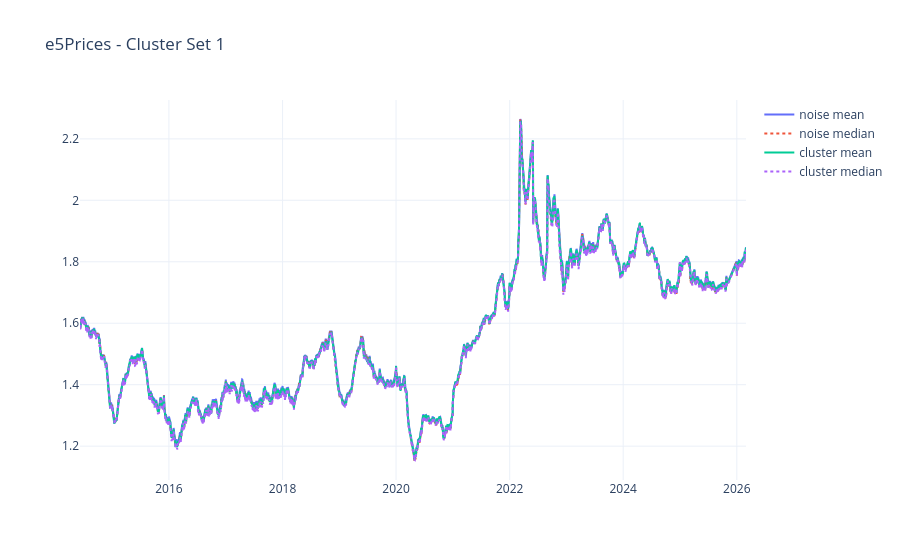
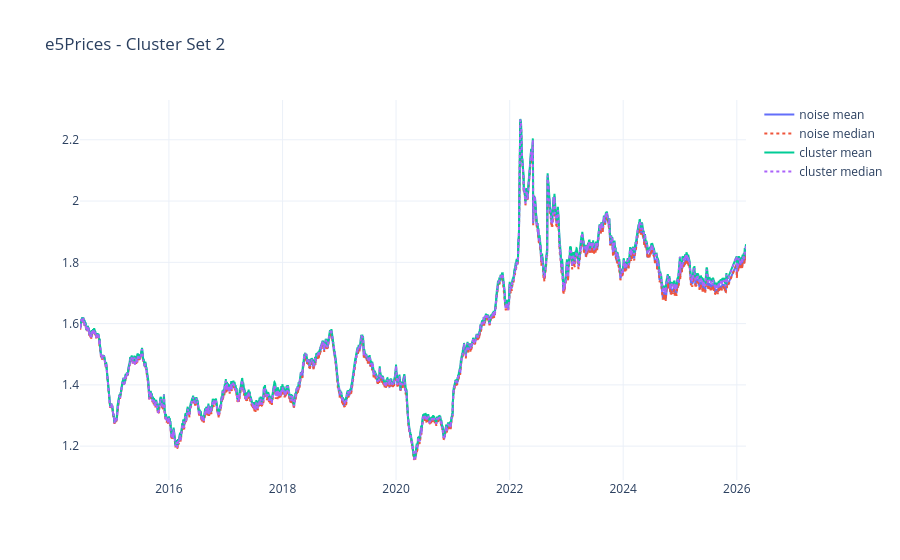

The notebook cell these images were saved under, in order:
### Code cell
parquet_dir = Path(OUTPUT_PRICES) / "station_daily_mean_and_median_by_month"
parquet_files = sorted(glob.glob(str(parquet_dir / "**" / "*.parquet"), recursive=True))


# Diesel, Cluster Set 1
fig_1 = plot_cluster_prices(
    parquet_files,
    OUTPUT_ROOT + f"\\stations_clusters_eps{eps1}_min_samples{min_samples1}.csv",
    fuel = FUEL_TYPE,
    title = FUEL_TYPE + "Prices - Cluster Set 1"
)
fig_1.show()

fig_2 = plot_cluster_prices(
    parquet_files,
    OUTPUT_ROOT + f"\\stations_clusters_eps{eps2}_min_samples{min_samples2}.csv",
    fuel = FUEL_TYPE,
    title = FUEL_TYPE + "Prices - Cluster Set 2"
)
fig_2.show()

### Figure 1 — Plotly figure (JSON) as saved in the notebook; plotly's stock layout.template omitted (floating-point values rounded to 4 significant figures; data arrays with more than 128 entries replaced by an {"elided": "..."} marker saying what was removed)
{"data": [{"mode": "lines", "name": "noise mean", "type": "scatter", "x": {"elided": "4220 str values"}, "y": {"elided": "4220 float values"}}, {"line": {"dash": "dot"}, "mode": "lines", "name": "noise median", "type": "scatter", "x": {"elided": "4220 str values"}, "y": {"elided": "4220 float values"}}, {"mode": "lines", "name": "cluster mean", "type": "scatter", "x": {"elided": "4220 str values"}, "y": {"elided": "4220 float values"}}, {"line": {"dash": "dot"}, "mode": "lines", "name": "cluster median", "type": "scatter", "x": {"elided": "4220 str values"}, "y": {"elided": "4220 float values"}}], "layout": {"hovermode": "x unified", "title": {"text": "e5Prices - Cluster Set 1"}}}

### Figure 2 — Plotly figure (JSON) as saved in the notebook; plotly's stock layout.template omitted (floating-point values rounded to 4 significant figures; data arrays with more than 128 entries replaced by an {"elided": "..."} marker saying what was removed)
{"data": [{"mode": "lines", "name": "noise mean", "type": "scatter", "x": {"elided": "4220 str values"}, "y": {"elided": "4220 float values"}}, {"line": {"dash": "dot"}, "mode": "lines", "name": "noise median", "type": "scatter", "x": {"elided": "4220 str values"}, "y": {"elided": "4220 float values"}}, {"mode": "lines", "name": "cluster mean", "type": "scatter", "x": {"elided": "4220 str values"}, "y": {"elided": "4220 float values"}}, {"line": {"dash": "dot"}, "mode": "lines", "name": "cluster median", "type": "scatter", "x": {"elided": "4220 str values"}, "y": {"elided": "4220 float values"}}], "layout": {"hovermode": "x unified", "title": {"text": "e5Prices - Cluster Set 2"}}}
